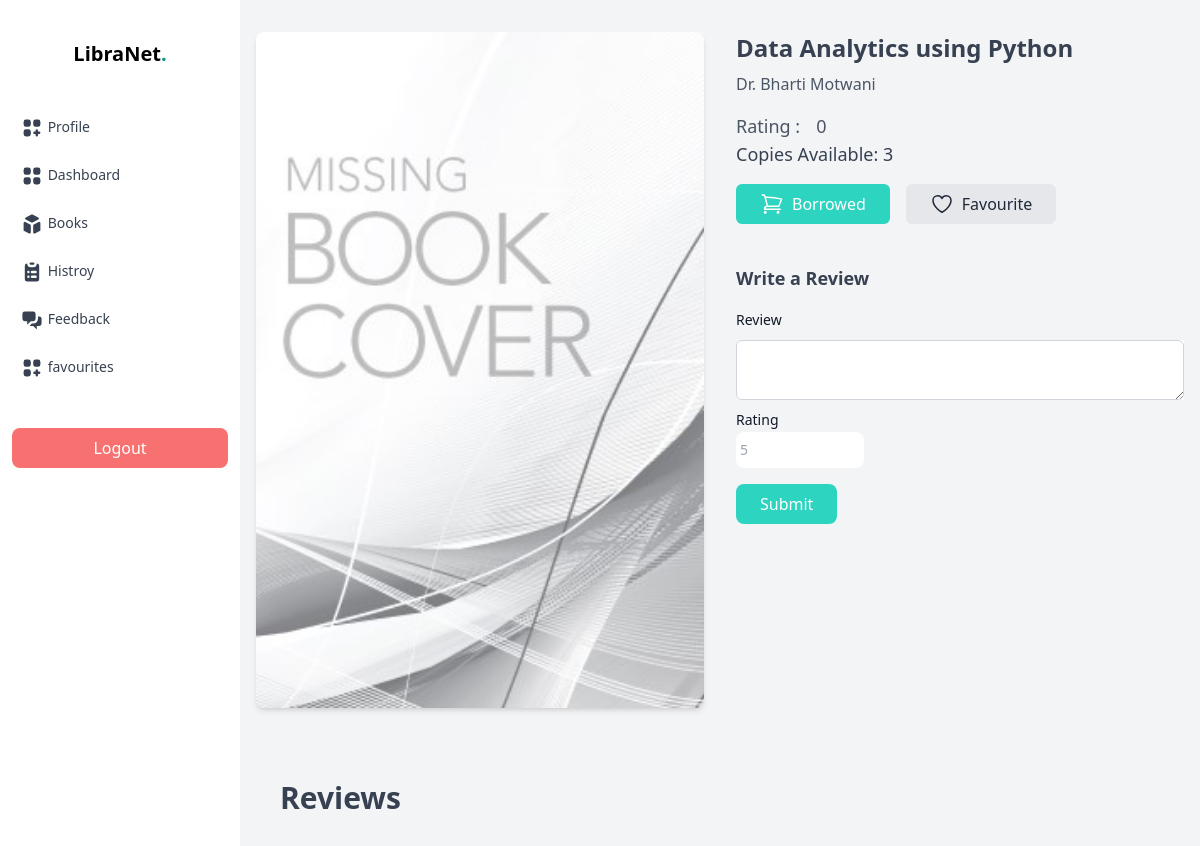
Page /student_book_details/978-8126502950/ (signed in) on the committed database.
### users/models.py (models this page shows, shortened)
class Book(models.Model):
    title = models.CharField(max_length=255)
    author = models.CharField(max_length=255)
    isbn = models.CharField(max_length=14, unique=True)
    book_cover_image = models.ImageField(upload_to='book_covers/', null=True, blank=True)
    total_copies = models.PositiveIntegerField()
    available_copies = models.PositiveIntegerField()

### users/decorators.py (the view)
        @login_required
        def _wrapped_view(request, *args, **kwargs):
            if not request.user.groups.filter(name=group_name).exists():
                return HttpResponseForbidden("You do not have permission to access this page.")
            return view_func(request, *args, **kwargs)

### users/views.py (called while the page is built)
def get_student(request):
    social_account = SocialAccount.objects.get(user=request.user, provider='google')
    google_uid = social_account.uid
    student = get_object_or_404(Student, student_uid=google_uid)
    return student

### users/templates/student_book_details.html (shortened to what this page needs)
{% extends 'student_layout.html' %}
{% load static %}
{% block content %}
<div class="bg-gray-100 w-[84vw] h-[100vh] overflow-y-scroll">
    <div class="container mx-auto px-4 py-8">
      <div class="flex flex-wrap -mx-4">
        <div class="w-full md:w-1/2 px-4 mb-8">
            {% if book.book_cover_image %}
                <img src="{{ book.book_cover_image.url }}" alt="{{ book.title }} Cover" class="w-full h-auto rounded-lg shadow-md mb-4">
            {% else %}
                <img src="{% static 'users/default_cover.jpg' %}" alt="John image" class="w-full h-auto rounded-lg shadow-md mb-4">
            {% endif %}
        </div>
        <div class="w-full md:w-1/2 px-4">
          <h2 class="text-2xl text-gray-700 font-bold mb-2">{{ book.title }}</h2>
          <p class="text-gray-600 mb-4">{{ book.author }} </p>
          <div class="flex text-lg text-gray-600 ">
            <p>Rating : </p>
            <p class="mx-4">{{ average_rating }}</p>
          </div>
            <div class="mb-4">
                <span class="text-gray-700 text-lg">Copies Available: {{ book.available_copies}}</span>
            </div>
          <div class="flex space-x-4 mb-6">
            {% if not is_borrowed and book.available_copies > 0%}
            <a href="{% url 'users:borrow_book' book.isbn %}">
                <button
                class="bg-teal-400 flex gap-2 items-center text-white px-6 py-2 rounded-md hover:bg-teal-400 focus:outline-none focus:ring-2 focus:ring-teal-400 focus:ring-offset-2">
                <svg xmlns="http://www.w3.org/2000/svg" fill="none" viewBox="0 0 24 24"
                    stroke-width="1.5" stroke="currentColor" class="size-6">
                    <path stroke-linecap="round" stroke-linejoin="round"
                        d="M2.25 3h1.386c.51 0 .955.343 1.087.835l.383 1.437M7.5 14.25a3 3 0 0 0-3 3h15.75m-12.75-3h11.218c1.121-2.3 2.1-4.684 2.924-7.138a60.114 60.114 0 0 0-16.536-1.84M7.5 14.25 5.106 5.272M6 20.25a.75.75 0 1 1-1.5 0 .75.75 0 0 1 1.5 0Zm12.75 0a.75.75 0 1 1-1.5 0 .75.75 0 0 1 1.5 0Z" />
                </svg>
                Borrow
            </button>
            </a>
            {% else %}
            <button
                class="bg-teal-400 flex gap-2 items-center text-white px-6 py-2 rounded-md hover:bg-teal-400 focus:outline-none focus:ring-2 focus:ring-teal-400 focus:ring-offset-2">
                Borrowed
            </button>
            {% endif %}
            {% if not added_favourite %}
            <a href="{% url 'users:add_favourite' book.isbn %}">
                <button
                class="bg-gray-200 flex gap-2 items-center  text-gray-800 px-6 py-2 rounded-md hover:bg-gray-300 focus:outline-none focus:ring-2 focus:ring-gray-500 focus:ring-offset-2">
                Favourite
            </button>
            </a>
            {% endif %}
          </div>
          {% if borrowed_before and not isReviewed %}
          <form method="POST">
            <p class = "text-lg font-bold text-gray-700 mt-10 mb-4">Write a Review</p>
            <div class="sm:col-span-4">
                <label for="review_text" class="block text-sm/6 font-medium text-gray-900">Review</label>
                <div class="mt-2">
                  <div class="flex items-center rounded-md bg-white pl-3 outline outline-1 -outline-offset-1 outline-gray-300 focus-within:outline focus-within:outline-2 focus-within:-outline-offset-2 focus-within:outline-teal-600">
                    <textarea class="block min-w-0 grow py-1.5 pl-1 border-none pr-3 text-base text-gray-900 placeholder:text-gray-400 focus:outline focus:outline-0 sm:text-sm/6" name="review_text" id="review_text"></textarea>
                </div>
                <div class="mt-2">
                    <label for="rating" class="block text-sm/6 font-medium text-gray-900">Rating </label>
                    <input  type="number" min="1" max="5" name="rating" id="rating" class="block min-w-0 w-32 rounded-lg grow py-1.5 pl-1 border-none pr-3 text-base text-gray-900 placeholder:text-gray-400 focus:outline focus:outline-0 p-2 sm:text-sm/6" placeholder = 5 >
                </div>
                </div>
                <button type="submit" class="py-2 my-4 bg-teal-400 px-6 text-white rounded-lg hover:scale-95 duration-75 ">Submit</button>
          </form>
          {% elif isReviewed %}
            <p>You already have reviewed the book</p>
          {% endif %}
        </div>
      </div>
    </div>
    <div class="p-6 text-gray-700">
        <p class="text-3xl font-bold text-gray-700 mb-6">Reviews</p>
    </div>
</div>
{% endblock %}

### rows in the picture
Book: title "Data Analytics using Python", author "Dr. Bharti Motwani", available_copies "3"

### other values in the picture
{{ average_rating }} "0"
